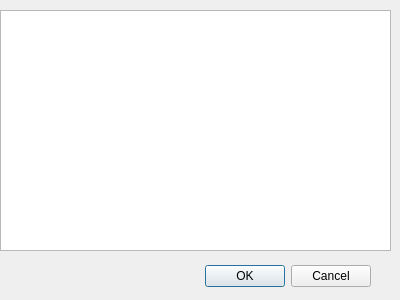
<?xml version="1.0" encoding="UTF-8"?>
<ui version="4.0">
 <class>baseMapLoaderDialogBase</class>
 <widget class="QDialog" name="baseMapLoaderDialogBase">
  <property name="geometry">
   <rect>
    <x>0</x>
    <y>0</y>
    <width>400</width>
    <height>300</height>
   </rect>
  </property>
  <property name="windowTitle">
   <string>Base Map Loader</string>
  </property>
  <widget class="QDialogButtonBox" name="button_box">
   <property name="geometry">
    <rect>
     <x>30</x>
     <y>260</y>
     <width>341</width>
     <height>32</height>
    </rect>
   </property>
   <property name="orientation">
    <enum>Qt::Horizontal</enum>
   </property>
   <property name="standardButtons">
    <set>QDialogButtonBox::Cancel|QDialogButtonBox::Ok</set>
   </property>
  </widget>
  <widget class="QListView" name="listView">
   <property name="geometry">
    <rect>
     <x>0</x>
     <y>10</y>
     <width>391</width>
     <height>241</height>
    </rect>
   </property>
  </widget>
 </widget>
 <resources/>
 <connections>
  <connection>
   <sender>button_box</sender>
   <signal>accepted()</signal>
   <receiver>baseMapLoaderDialogBase</receiver>
   <slot>accept()</slot>
   <hints>
    <hint type="sourcelabel">
     <x>20</x>
     <y>20</y>
    </hint>
    <hint type="destinationlabel">
     <x>20</x>
     <y>20</y>
    </hint>
   </hints>
  </connection>
  <connection>
   <sender>button_box</sender>
   <signal>rejected()</signal>
   <receiver>baseMapLoaderDialogBase</receiver>
   <slot>reject()</slot>
   <hints>
    <hint type="sourcelabel">
     <x>20</x>
     <y>20</y>
    </hint>
    <hint type="destinationlabel">
     <x>20</x>
     <y>20</y>
    </hint>
   </hints>
  </connection>
 </connections>
</ui>
